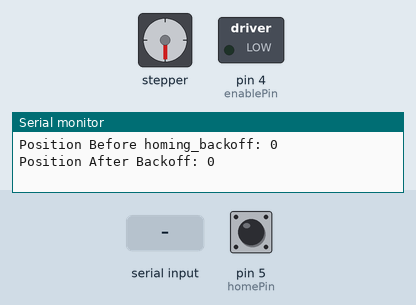
This sketch was run on a simulated Arduino Uno, built with avr-gcc and run on an emulated ATmega328P. Parts: stepper motor, switched loads named in the sketch (green lamp = pin HIGH), the last lines printed to the serial monitor. The test bench sets the inputs (shaded band); at power-on: pin 5 (homePin) HIGH. Stepper angles assume 200 steps per turn.

Above: at 2.2 s.
2.3 s: "90,45\n" received over Serial
At 3.1 s:
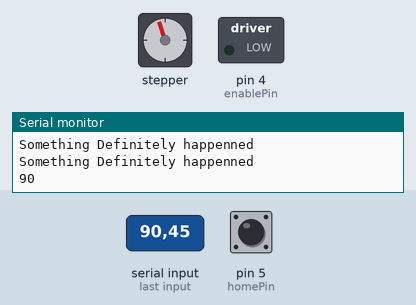
3.9 s: "30,150\n" received over Serial
At 4.8 s:
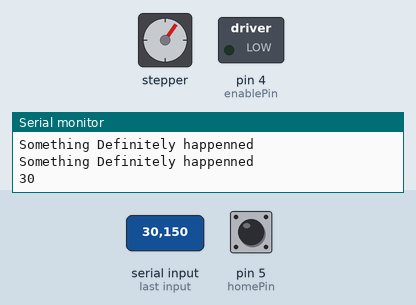
5.5 s: "5\n" received over Serial
At 6.7 s:
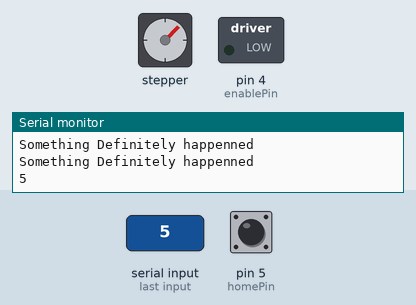
7.0 s: "90\n" received over Serial
At 7.6 s:
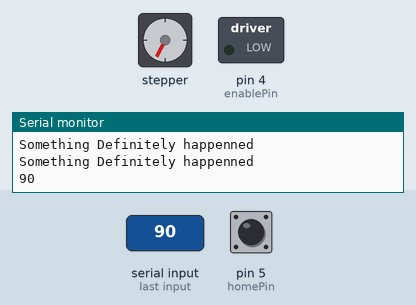
8.6 s: "30,150\n" received over Serial
At 9.5 s:
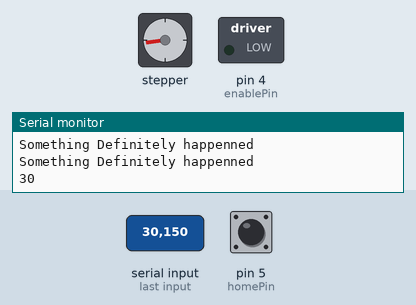
10.2 s: "90,45\n" received over Serial
At 11.6 s:
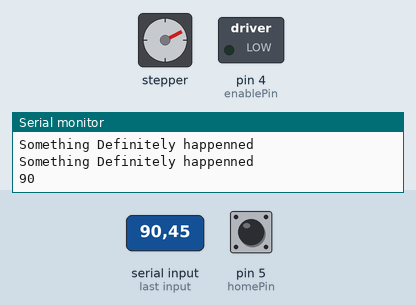
Timing chart, 0 to 12.8 s (numbered marks = the images above; inputs shaded):
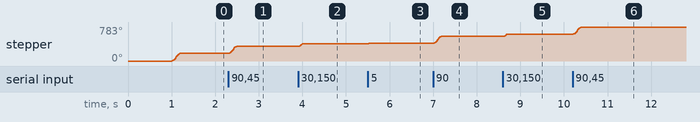

Measured:
- after the input at 2.3 s, stepper: turns 162° clockwise in 0.18 s, starting at once
- after the input at 3.9 s, stepper: turns 54° clockwise, starting at once
- after the input at 7.0 s, stepper: turns 162° clockwise in 0.18 s, starting at once
- after the input at 8.6 s, stepper: turns 54° clockwise, starting at once
- after the input at 10.2 s, stepper: turns 162° clockwise in 0.18 s, starting at once
- by itself, stepper: turns 180° clockwise in 0.19 s

The sketch:

gotoSerialTest.ino
```cpp
//Sketch to crudely control a stepper driven linear actuator over serialEvent
//
// On start up, the actuator will home towards the expected endstop. After homing it will await
// serial input via the console.
// +ve numbers move x steps away from the endstop
// -ve numbers move x steps trowards the endstop
// If you find the opposite of this true, flip the phases of the stepper motor.

// R Lloyd. 2021.

#include <AccelStepper.h>
// https://www.pjrc.com/teensy/td_libs_AccelStepper.html

const int motorInterfaceType = 1; // Not strictly necessary, but helps explain the random 1 in the function call
const int stepPin = 0; //D3
const int dirPin = 2; //D4
const int enablePin = 4; //D2
const int homePin = 5; //D1

const float actuator_travel_mm = 88; // mm
const int max_speed = 100000; //stepsPerSecond
const int max_acceleration = 10000; //stepsPerSecondSquared
const int homing_speed = 5000; // stepsPerSecond
const int homing_backoff = 100; // steps
const float stepsPerMM = 44.44; // https://blog.prusaprinters.org/calculator_3416/
int actuator_travel_steps = actuator_travel_mm * stepsPerMM;

boolean homed = false; // keep track of awareness of the 1D world
int position = 0; // keep track of the cirrent position

bool enabled = false;

// Variables to recieve a new message byte by byte as a string of text
String inputString = "";         // a String to hold incoming data
bool stringComplete = false;  // whether the string is complete

int newMessage;
bool commandRecieved = false;

// Define a stepper and the pins it will use
AccelStepper stepper = AccelStepper(motorInterfaceType, stepPin, dirPin);

void setup() {
  pinMode(homePin, INPUT_PULLUP);
  pinMode(enablePin, OUTPUT);

  Serial.begin(115200);
  inputString.reserve(200);
  delay(1000);
  // Change these to suit your stepper if you want this is for a4988, 3200 steps/rev
  stepper.setMaxSpeed(max_speed); //stepsPerSecond
  stepper.setAcceleration(max_acceleration); //stepsPerSecondSquared

  //enabled = true;

}

void loop() {
  // Should we be enabled or Not
  //digitalWrite(enablePin, !enabled); // need to work out how to structure this?
  if (!homed) {
    //Serial.println(stepper.currentPosition());
    findHome();
  }
  else {
    position = stepper.currentPosition();
    if (commandRecieved) {
      stepper.move(newMessage);
      commandRecieved = false;
    }
  //Serial.println(stepper.currentPosition());
  }

  while (Serial.available() > 0) { // While therse still some information to read
    Serial.println("Something Definitely happenned");
    char inChar = (char)Serial.read(); //Get the new byte, read it as a char
    // add it to the inputString:
    inputString += inChar;
    if (inChar == '\n') { // If you find a newline
      newMessage = inputString.toInt();
      Serial.println(newMessage); // Parrot the message back
      commandRecieved = true; // We have a message! It's dealt with in the main loop
      inputString = ""; //Reset the input string, ready for the next message
    }
  }
  stepper.run();
}

int findHome() {
  // Function to move the carriage of the actuator towards the home switch and then
  // record the distance and compare it to the known size of the actuator from initial setup
  int step_count = 0;
  bool touch_off = false;
  if (!digitalRead(homePin)) {
    Serial.println("Searching for home point");
    stepper.move(-20);
  } else {
    Serial.print("Position Before homing_backoff: ");
    Serial.println(stepper.currentPosition());
    stepper.move(homing_backoff);
    //Serial.println("homed, continue executing in the main loop");
    Serial.print("Position After Backoff: ");
    Serial.println(stepper.currentPosition());
    homed = true;
  }
  stepper.run();
}

// void serialEvent() {
//   while (Serial.available() > 0) { // While therse still some information to read
//     Serial.println("Something Definitely happenned");
//     char inChar = (char)Serial.read(); //Get the new byte, read it as a char
//     // add it to the inputString:
//     inputString += inChar;
//     if (inChar == '\n') { // If you find a newline
//       newMessage = inputString.toInt();
//       Serial.println(newMessage); // What was the message?
//       commandRecieved = true; // We have a message! It's dealt with in the main loop
//       inputString = ""; //Reset the input string, ready for the next message
//     }
//   }
// }
//Serial.println(digitalRead(homePin));
// If at the end of travel go to the other end
// if (stepper.distanceToGo() == 0)
//   stepper.moveTo(-stepper.currentPosition());
```
